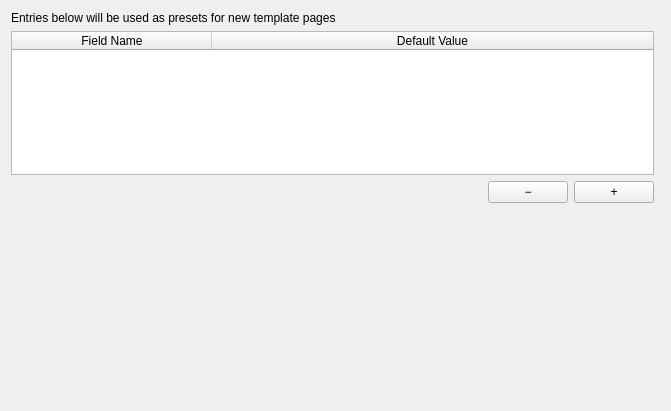
<?xml version="1.0" encoding="UTF-8"?>
<ui version="4.0">
 <class>TechDrawGui::DlgPrefsTechDrawTemplate</class>
 <widget class="QWidget" name="TechDrawGui::DlgPrefsTechDrawTemplate">
  <property name="geometry">
   <rect>
    <x>0</x>
    <y>0</y>
    <width>671</width>
    <height>411</height>
   </rect>
  </property>
  <property name="windowTitle">
   <string>Template</string>
  </property>
  <layout class="QGridLayout" name="gridLayout">
   <item row="2" column="0">
    <widget class="QTableWidget" name="tabDefaults">
     <attribute name="horizontalHeaderMinimumSectionSize">
      <number>200</number>
     </attribute>
     <attribute name="horizontalHeaderHighlightSections">
      <bool>false</bool>
     </attribute>
     <attribute name="horizontalHeaderStretchLastSection">
      <bool>true</bool>
     </attribute>
     <column>
      <property name="text">
       <string>Field Name</string>
      </property>
     </column>
     <column>
      <property name="text">
       <string>Default Value</string>
      </property>
     </column>
    </widget>
   </item>
   <item row="6" column="0" colspan="2">
    <spacer name="verticalSpacer">
     <property name="orientation">
      <enum>Qt::Vertical</enum>
     </property>
     <property name="sizeHint" stdset="0">
      <size>
       <width>20</width>
       <height>245</height>
      </size>
     </property>
    </spacer>
   </item>
   <item row="3" column="0">
    <layout class="QHBoxLayout" name="horizontalLayout">
     <item>
      <spacer name="horizontalSpacer">
       <property name="orientation">
        <enum>Qt::Horizontal</enum>
       </property>
       <property name="sizeHint" stdset="0">
        <size>
         <width>40</width>
         <height>20</height>
        </size>
       </property>
      </spacer>
     </item>
     <item>
      <widget class="QPushButton" name="button_remove">
       <property name="toolTip">
        <string>Remove row</string>
       </property>
       <property name="text">
        <string>−</string>
       </property>
      </widget>
     </item>
     <item>
      <widget class="QPushButton" name="button_add">
       <property name="toolTip">
        <string>Add row</string>
       </property>
       <property name="text">
        <string>+</string>
       </property>
      </widget>
     </item>
    </layout>
   </item>
   <item row="0" column="0">
    <widget class="QLabel" name="label">
     <property name="text">
      <string>Entries below will be used as presets for new template pages</string>
     </property>
    </widget>
   </item>
  </layout>
 </widget>
 <resources/>
 <connections/>
</ui>
